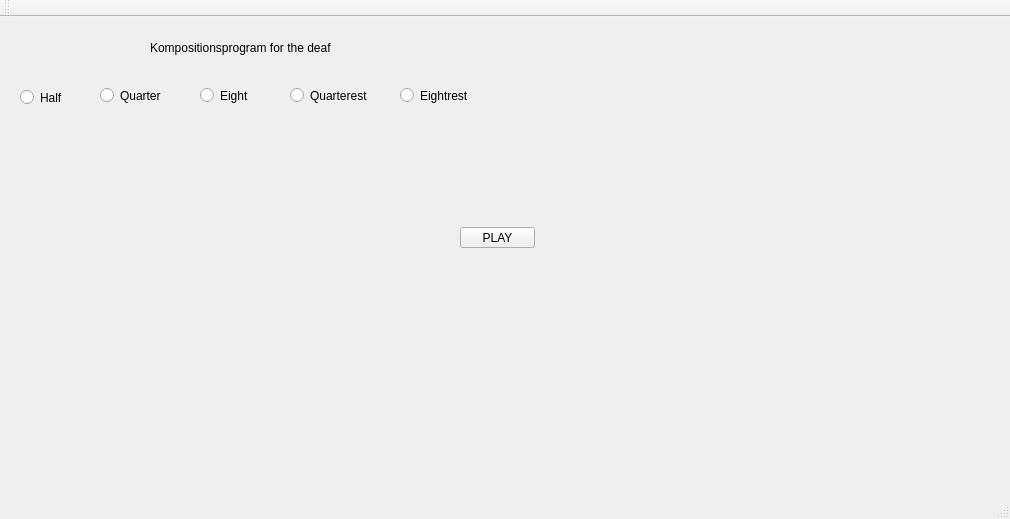
<?xml version="1.0" encoding="UTF-8"?>
<ui version="4.0">
 <class>kompositor_v2Class</class>
 <widget class="QMainWindow" name="kompositor_v2Class">
  <property name="geometry">
   <rect>
    <x>0</x>
    <y>0</y>
    <width>1010</width>
    <height>519</height>
   </rect>
  </property>
  <property name="windowTitle">
   <string>kompositor_v2</string>
  </property>
  <widget class="QWidget" name="centralWidget">
   <widget class="QLabel" name="label">
    <property name="geometry">
     <rect>
      <x>150</x>
      <y>0</y>
      <width>211</width>
      <height>61</height>
     </rect>
    </property>
    <property name="text">
     <string>Kompositionsprogram for the deaf</string>
    </property>
    <property name="half.png" stdset="0">
     <pixmap>Resources/half.png</pixmap>
    </property>
    <property name="quarter.png" stdset="0">
     <pixmap>Resources/quater.png</pixmap>
    </property>
    <property name="eight.png" stdset="0">
     <pixmap>Resources/eight.png</pixmap>
    </property>
    <property name="quarterest" stdset="0">
     <pixmap>Resources/quaterrest.png</pixmap>
    </property>
    <property name="eightest.png" stdset="0">
     <pixmap>Resources/eightrest.png</pixmap>
    </property>
    <property name="notblad.png" stdset="0">
     <pixmap>Resources/notblad.png</pixmap>
    </property>
   </widget>
   <widget class="QRadioButton" name="halfNote">
    <property name="geometry">
     <rect>
      <x>20</x>
      <y>70</y>
      <width>81</width>
      <height>21</height>
     </rect>
    </property>
    <property name="text">
     <string>Half</string>
    </property>
    <property name="icon">
     <iconset>
      <normalon>Resources/half.png</normalon>
     </iconset>
    </property>
   </widget>
   <widget class="QRadioButton" name="quarterNote">
    <property name="geometry">
     <rect>
      <x>100</x>
      <y>70</y>
      <width>82</width>
      <height>17</height>
     </rect>
    </property>
    <property name="text">
     <string>Quarter</string>
    </property>
    <property name="icon">
     <iconset>
      <normalon>Resources/quater.png</normalon>
     </iconset>
    </property>
   </widget>
   <widget class="QRadioButton" name="eightNote">
    <property name="geometry">
     <rect>
      <x>200</x>
      <y>70</y>
      <width>82</width>
      <height>17</height>
     </rect>
    </property>
    <property name="text">
     <string>Eight</string>
    </property>
    <property name="icon">
     <iconset>
      <normalon>Resources/eight.png</normalon>
     </iconset>
    </property>
   </widget>
   <widget class="QRadioButton" name="quarterestNote">
    <property name="geometry">
     <rect>
      <x>290</x>
      <y>70</y>
      <width>82</width>
      <height>17</height>
     </rect>
    </property>
    <property name="text">
     <string>Quarterest</string>
    </property>
    <property name="icon">
     <iconset>
      <normalon>Resources/quaterrest.png</normalon>
     </iconset>
    </property>
   </widget>
   <widget class="QRadioButton" name="eightrestNote">
    <property name="geometry">
     <rect>
      <x>400</x>
      <y>70</y>
      <width>82</width>
      <height>17</height>
     </rect>
    </property>
    <property name="text">
     <string>Eightrest</string>
    </property>
    <property name="icon">
     <iconset>
      <normalon>Resources/eightrest.png</normalon>
     </iconset>
    </property>
   </widget>
   <widget class="QPushButton" name="playButton">
    <property name="geometry">
     <rect>
      <x>460</x>
      <y>210</y>
      <width>75</width>
      <height>21</height>
     </rect>
    </property>
    <property name="text">
     <string>PLAY</string>
    </property>
   </widget>
   <widget class="QLabel" name="sheet">
    <property name="geometry">
     <rect>
      <x>100</x>
      <y>300</y>
      <width>931</width>
      <height>143</height>
     </rect>
    </property>
    <property name="text">
     <string/>
    </property>
    <property name="pixmap">
     <pixmap>Resources/notblad.png</pixmap>
    </property>
   </widget>
  </widget>
  <widget class="QMenuBar" name="menuBar">
   <property name="geometry">
    <rect>
     <x>0</x>
     <y>0</y>
     <width>1010</width>
     <height>21</height>
    </rect>
   </property>
  </widget>
  <widget class="QToolBar" name="mainToolBar">
   <attribute name="toolBarArea">
    <enum>TopToolBarArea</enum>
   </attribute>
   <attribute name="toolBarBreak">
    <bool>false</bool>
   </attribute>
  </widget>
  <widget class="QStatusBar" name="statusBar"/>
 </widget>
 <layoutdefault spacing="6" margin="11"/>
 <resources>
  <include location="kompositor_v2.qrc"/>
 </resources>
 <connections/>
</ui>
